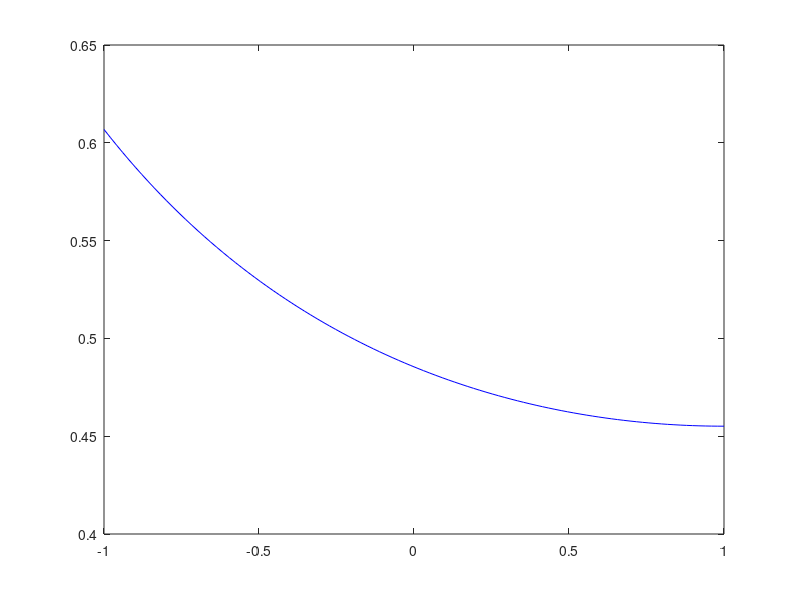
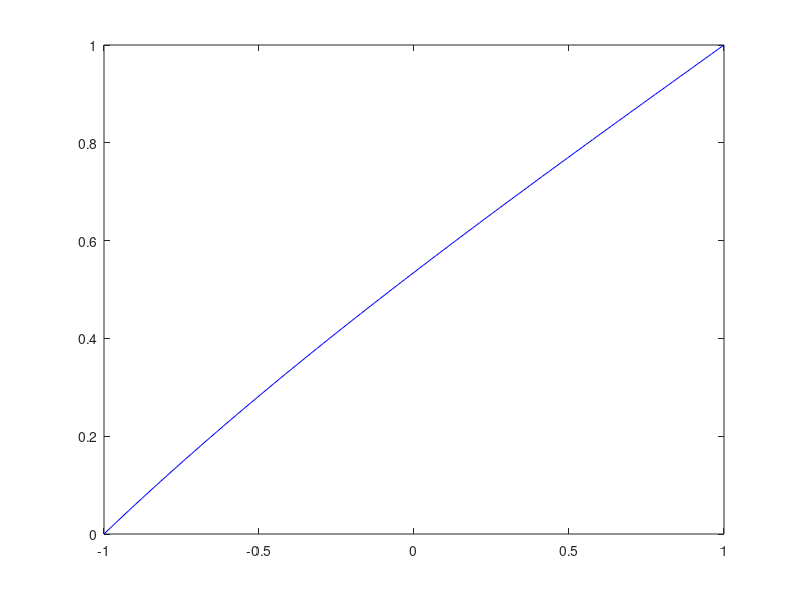
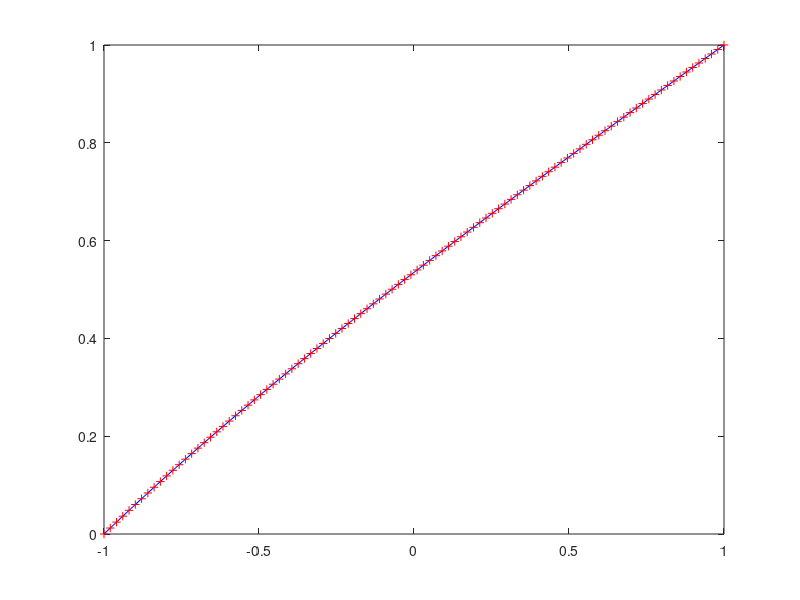
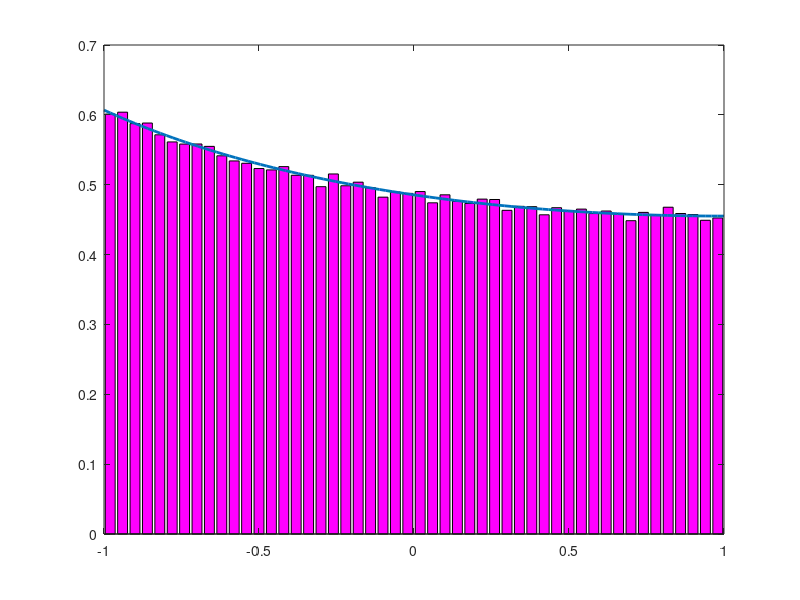

These charts were generated, in order, by the following MATLAB code:
clear all, close all, clc

% Check inverse transform sampling of H(eta), section 4.1.2 in Capillon,
% Desceliers & Soize (2016).

ug = 2;
mu = 0.5*log((ug-1)/(ug+1));

% Check pdf, cdf and inverse cdf
% %%%%%%%%%%%%%%%%%%%%%%%%%%%%%%
eta = linspace(-1,1,100);
pdf_H = @(eta) 2*ug./(mu*(eta.^2-2*eta+1-4*ug^2));      % Eq.(58), p.13

% Integrate pdf from eta=-1 to eta=1, see
% https://en.wikipedia.org/wiki/List_of_integrals_of_rational_functions,
% C = -1/(2*mu)*log((1+ug)/|1-ug|) = 1;
cdf_H = @ (eta) -1/mu*atanh((eta-1)/(2*ug))+1;  
inv_cdf_H = @(F) 1+2*ug*tanh(-mu*(F-1));

% % Alternative formulation
% cdf_eta = 1/(2*mu)*log(abs(((eta-1-2*ug)./(eta-1+2*ug))))+1;
% % plot integral
% figure()
% F1 = 1/(4*ug)*log(abs(((eta-1-2*ug)./(eta-1+2*ug))));
% F2 = -2/(4*ug)*atanh((eta-1)/(2*ug));
% plot(eta,F1,'b',eta,F2,'r')

% Plot pdf
figure()
plot(eta,pdf_H(eta),'b')

% Plot cdf
figure()
plot(eta,cdf_H(eta),'b')

% Plot cdf and inverse cdf
figure()
plot(eta,cdf_H(eta),'b',inv_cdf_H(cdf_H(eta)),cdf_H(eta),'r+')

% Check inverse transform sampling of H(eta)
% %%%%%%%%%%%%%%%%%%%%%%%%%%%%%%%%%%%%%%%%%%
Ns = 500000;

% Sample from uniform distribution (uniform random variable)
urv = rand(1,Ns);
eta_smpl = inv_cdf_H(urv);

% Compare histogram of sampled eta and pdf of eta
figure()
[hy, hx] = hist(eta_smpl,50);            % get histogram values
hy = hy/numel(eta_smpl)/(hx(2)-hx(1));   % normalize histogram
bar(hx, hy,'m')                     % plot histogram
hold on
plot(eta,pdf_H(eta),'LineWidth',2)  % plot pdf



